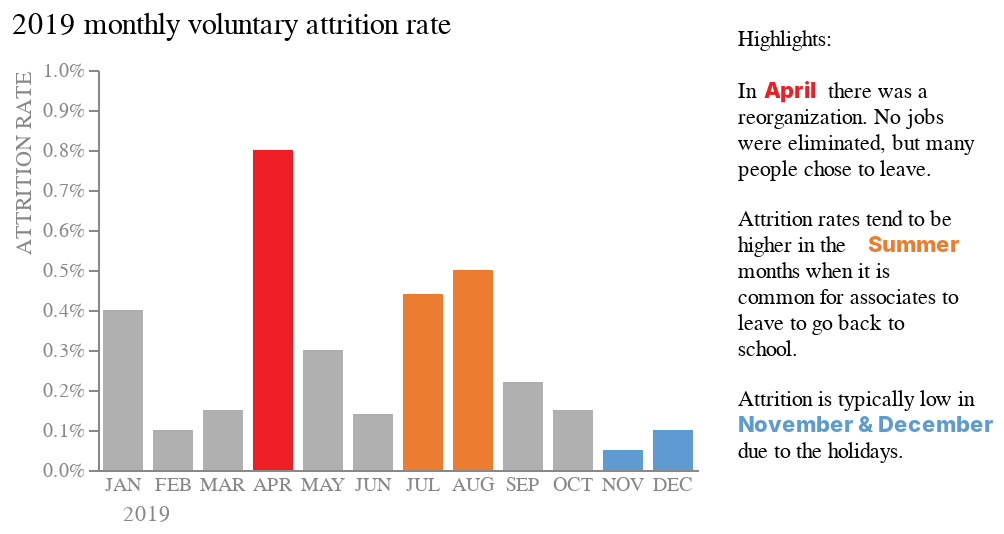

The notebook cell this image was saved under:
### Markdown cell above
#### Similarity

The "Similarity Principle" pertains to our tendency to perceive objects as part of the same group when they share similar color, shape, or size. For this example, this means coloring the columns in the same shade as the chosen keywords.

### Code cell
bar_highlight_color = alt.Chart(table, title = alt.Title(
    "2019 monthly voluntary attrition rate",
    fontSize = 15,
    anchor = 'start',
    offset = 10,
    fontWeight = "normal"
    )).mark_bar(size = 20).encode(
    x = alt.X('Date', 
              sort = None, 
              axis = alt.Axis(labelAngle = 0, titleX = 12, 
                              labelColor = "#888888", titleColor = '#888888', 
                              ticks = False, titleAnchor = 'start', titleFontWeight = 'normal'), 
              title = "2019"
              ), 
    y = alt.Y('Rate', 
              axis = alt.Axis(grid = False, titleAnchor = 'end', 
                              labelColor = "#888888", titleColor = '#888888', 
                              titleFontWeight = 'normal', format = "%", tickCount = 10), 
              scale = alt.Scale(domain = [0, 0.01]), 
              title = "ATTRITION RATE"
              ),
    color = alt.Color('Date',
                      sort = None,
                      scale = alt.Scale(range = ["#b0b0b0", "#b0b0b0", "#b0b0b0", "#ed1e24", 
                                                 "#b0b0b0", "#b0b0b0", "#ec7c30", "#ec7c30", 
                                                 "#b0b0b0", "#b0b0b0", "#5d9bd1", "#5d9bd1"]),
                      legend = None
                      )
    ).properties(
    width = 300,
    height = 200
)

text_april_blank2 = alt.Chart(
    {"values": [{"text":  [
         'Highlights:',
         ' ',
         'In            there was a', 'reorganization. No jobs', 'were eliminated, but many', 'people chose to leave.', 
         ]}]}
).mark_text(size = 11, align = "left", dy = -25, dx = -10).encode(
    text = "text:N"
)

text_summer_blank2 = alt.Chart(
    {"values": [{"text":  [
        'Attrition rates tend to be', 'higher in the',  'months when it is', 
         'common for associates to',
         'leave to go back to', 
         'school.'
         ]}]}
).mark_text(size = 11, align = "left", dx = -10, dy = 65).encode(
    text = "text:N"
)

text_nov_dec_blank2 = alt.Chart(
    {"values": [{"text":  [
        'Attrition is typically low in',' ', 'due to the holidays.'
         ]}]}
).mark_text(size = 11, align = "left", dx = -10, dy = 155).encode(
    text = "text:N"
)

text_april_color = alt.Chart(
    {"values": [{"text":  [
        'April'
         ]}]}
).mark_text(size = 11, align = "left", dx = 3, dy = 1, fontWeight = 800, color = '#ed1e24').encode(
    text = "text:N"
)

text_summer_color = alt.Chart(
    {"values": [{"text":  [
        'Summer'
         ]}]}
).mark_text(size = 11, align = "left",  dx = 55, dy = 78, fontWeight = 800, color = '#ec7c30').encode(
    text = "text:N"
)

text_nov_dec_color = alt.Chart(
    {"values": [{"text":  [
        'November & December'
         ]}]}
).mark_text(size = 11, align = "left", dx = -10, dy = 168, fontWeight = 800, color = '#5d9bd1').encode(
    text = "text:N"
)

# While we could have used '&' to arrange the texts vertically, 
# employing '+' provides greater flexibility in determining the layout of the text.

final = bar_highlight_color | (text_april_blank2 + text_april_color 
                                 + text_summer_blank2 + text_summer_color 
                                 + text_nov_dec_blank2 + text_nov_dec_color)

final.configure_view(stroke = None)

### Figure 1 — Vega-Lite specification as saved in the notebook (floating-point values rounded to 4 significant figures)
{"config": {"view": {"continuousWidth": 300, "continuousHeight": 300, "stroke": null}}, "hconcat": [{"data": {"name": "data-0f748d12b71fa1969f524ef0b4d050d0"}, "mark": {"type": "bar", "size": 20}, "encoding": {"color": {"field": "Date", "legend": null, "scale": {"range": ["#b0b0b0", "#b0b0b0", "#b0b0b0", "#ed1e24", "#b0b0b0", "#b0b0b0", "#ec7c30", "#ec7c30", "#b0b0b0", "#b0b0b0", "#5d9bd1", "#5d9bd1"]}, "sort": null, "type": "nominal"}, "x": {"axis": {"labelAngle": 0, "labelColor": "#888888", "ticks": false, "titleAnchor": "start", "titleColor": "#888888", "titleFontWeight": "normal", "titleX": 12}, "field": "Date", "sort": null, "title": "2019", "type": "nominal"}, "y": {"axis": {"format": "%", "grid": false, "labelColor": "#888888", "tickCount": 10, "titleAnchor": "end", "titleColor": "#888888", "titleFontWeight": "normal"}, "field": "Rate", "scale": {"domain": [0, 0.01]}, "title": "ATTRITION RATE", "type": "quantitative"}}, "height": 200, "title": {"text": "2019 monthly voluntary attrition rate", "anchor": "start", "fontSize": 15, "fontWeight": "normal", "offset": 10}, "width": 300}, {"layer": [{"data": {"name": "data-547bb088e9c8c00000f42a90929c9173"}, "mark": {"type": "text", "align": "left", "dx": -10, "dy": -25, "size": 11}, "encoding": {"text": {"field": "text", "type": "nominal"}}}, {"data": {"name": "data-f9846e3e8d56027489b8c959b216eeeb"}, "mark": {"type": "text", "align": "left", "color": "#ed1e24", "dx": 3, "dy": 1, "fontWeight": 800, "size": 11}, "encoding": {"text": {"field": "text", "type": "nominal"}}}, {"data": {"name": "data-e74a840aaa77e5e6cb5d77efd782561f"}, "mark": {"type": "text", "align": "left", "dx": -10, "dy": 65, "size": 11}, "encoding": {"text": {"field": "text", "type": "nominal"}}}, {"data": {"name": "data-bf0c0886e85857075dcfec6916d457fe"}, "mark": {"type": "text", "align": "left", "color": "#ec7c30", "dx": 55, "dy": 78, "fontWeight": 800, "size": 11}, "encoding": {"text": {"field": "text", "type": "nominal"}}}, {"data": {"name": "data-50a41c20af379a6e5c8ff82d5b95345b"}, "mark": {"type": "text", "align": "left", "dx": -10, "dy": 155, "size": 11}, "encoding": {"text": {"field": "text", "type": "nominal"}}}, {"data": {"name": "data-56051377289bab148d95af94c7fc24d1"}, "mark": {"type": "text", "align": "left", "color": "#5d9bd1", "dx": -10, "dy": 168, "fontWeight": 800, "size": 11}, "encoding": {"text": {"field": "text", "type": "nominal"}}}]}], "$schema": "https://vega.github.io/schema/vega-lite/v5.15.1.json", "datasets": {"data-0f748d12b71fa1969f524ef0b4d050d0": [{"Date": "JAN", "Rate": 0.004, "# exits": 120}, {"Date": "FEB", "Rate": 0.001, "# exits": 30}, {"Date": "MAR", "Rate": 0.0015, "# exits": 45}, {"Date": "APR", "Rate": 0.008, "# exits": 240}, {"Date": "MAY", "Rate": 0.003, "# exits": 90}, {"Date": "JUN", "Rate": 0.0014, "# exits": 42}, {"Date": "JUL", "Rate": 0.0044, "# exits": 132}, {"Date": "AUG", "Rate": 0.005, "# exits": 150}, {"Date": "SEP", "Rate": 0.0022, "# exits": 66}, {"Date": "OCT", "Rate": 0.0015, "# exits": 45}, {"Date": "NOV", "Rate": 0.0005, "# exits": 15}, {"Date": "DEC", "Rate": 0.001, "# exits": 30}], "data-547bb088e9c8c00000f42a90929c9173": [{"text": ["Highlights:", " ", "In            there was a", "reorganization. No jobs", "were eliminated, but many", "people chose to leave."]}], "data-f9846e3e8d56027489b8c959b216eeeb": [{"text": ["April"]}], "data-e74a840aaa77e5e6cb5d77efd782561f": [{"text": ["Attrition rates tend to be", "higher in the", "months when it is", "common for associates to", "leave to go back to", "school."]}], "data-bf0c0886e85857075dcfec6916d457fe": [{"text": ["Summer"]}], "data-50a41c20af379a6e5c8ff82d5b95345b": [{"text": ["Attrition is typically low in", " ", "due to the holidays."]}], "data-56051377289bab148d95af94c7fc24d1": [{"text": ["November & December"]}]}}
